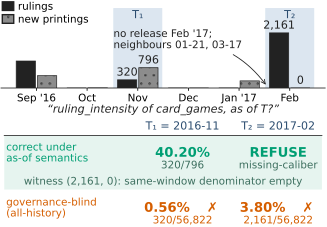

The script that saved this image:
"""Fig.1 -- the as-of semantics gap (PROBLEM figure, not an architecture figure).

Worked example, variant (3) of the figures-SOP: one real governed metric, one
real question, two as-of points, and the answers a governance-blind system
produces.  PILOT2 MIGRATION (2026-08-04): the instance is the public
card_games running example (ruling_intensity; CARD-Q2 / CARD-Q7), so every
number drawn here is recomputable from the released base.

REDRAW (2026-08-27, FIGURE_REDESIGN_SPEC v1 §2): simplified from three gridspec
rows to two panels; the 5.9 pt footer is DELETED (its content moved verbatim
into the caption); every type element is >= 7.5 pt; height 3.19 -> <= 2.70 in.
Panel (a) collapses the old two count-axes into ONE grouped-bar axis
(numerator = rulings, denominator = new printings) so the shared six-month
window is read in a single glance; panel (b) keeps the two-row answer grid
(correct under as-of semantics vs governance-blind all-history).

SELF-CONTAINED AND CROSS-ASSERTED: every number is queried live from the
pilot2 card_games warehouse and asserted against the frozen artifacts before
anything is drawn --
  - T1 = 2016-11: ruling_intensity 320/796 = 40.20%, asserted equal to the
    frozen gold of CARD-Q2 and to its ACCEPTed certificate's ANSWER decision;
  - T2 = 2017-02: numerator 2,161 rulings, same-window denominator 0 new
    printings -> bot_MC(ii); the certificate's own denominator-probe SQL is
    re-executed here and must return 0;
  - "6/8 evaluated LLM arms answered" is re-tallied from
    pilot2/pilot2_arms_summary.json per-question verdicts (CARD-Q7).
The script exits non-zero rather than draw a figure that disagrees with the
frozen evidence.  Values print as percentages, matching fig2_certchain.
"""

import json
import os

import duckdb
import matplotlib.pyplot as plt
from matplotlib.patches import Rectangle, Patch
import style as S

S.apply()
HERE = os.path.dirname(os.path.abspath(__file__))
ARTIFACT_ROOT = os.path.dirname(os.path.dirname(HERE))       # asof-gov-vldb-artifact/


def _resolve(rel):
    """Prefer the repo-local frozen copy (materialised by fetch_and_rebuild);
    fall back to the frozen-evidence tree when the warehouse is not committed."""
    local = os.path.join(ARTIFACT_ROOT, rel)
    if os.path.exists(local):
        return local
    evid = os.path.join("/Volumes/SSD 1/explore_opportunity_cc", rel)
    if os.path.exists(evid):
        return evid
    return local            # let the open() / connect() raise with the local path


WH = _resolve(os.path.join("pilot2", "domains", "card_games", "warehouse.duckdb"))
QS = _resolve(os.path.join("pilot2", "domains", "card_games", "questions.json"))
ARMS = _resolve(os.path.join("pilot2", "pilot2_arms_summary.json"))
CQ2 = _resolve(os.path.join("impl", "certs2", "CARD-Q2.json"))
CQ7 = _resolve(os.path.join("impl", "certs2", "CARD-Q7.json"))

MONTHS = ["2016-09", "2016-10", "2016-11", "2016-12", "2017-01", "2017-02"]
_MON = ["Sep", "Oct", "Nov", "Dec", "Jan", "Feb"]
# The axis silently crosses a year boundary and the whole figure is about
# WHICH instant a question binds to, so the first tick and every tick where
# the year turns carry the year.  Derived from MONTHS, never hand-typed.
SHORT = [f"{m} '{MONTHS[i][2:4]}" if i == 0 or MONTHS[i][:4] != MONTHS[i - 1][:4]
         else m for i, m in enumerate(_MON)]
T1, T2 = "2016-11", "2017-02"

con = duckdb.connect(WH, read_only=True)
num_by_m = dict(con.execute(
    "SELECT substr(CAST(date AS VARCHAR),1,7) m, COUNT(*) FROM rulings "
    f"WHERE substr(CAST(date AS VARCHAR),1,7) BETWEEN '{MONTHS[0]}' AND '{MONTHS[-1]}' "
    "GROUP BY m").fetchall())
den_by_m = dict(con.execute(
    "SELECT substr(CAST(s.releaseDate AS VARCHAR),1,7) m, COUNT(*) "
    "FROM cards c JOIN sets s ON c.setCode = s.code "
    f"WHERE substr(CAST(s.releaseDate AS VARCHAR),1,7) BETWEEN '{MONTHS[0]}' AND '{MONTHS[-1]}' "
    "GROUP BY m").fetchall())
ALLTIME_DEN = con.execute(
    "SELECT COUNT(*) FROM cards c JOIN sets s ON c.setCode = s.code").fetchone()[0]

num = [int(num_by_m.get(m, 0)) for m in MONTHS]
den = [int(den_by_m.get(m, 0)) for m in MONTHS]
i_t1, i_t2 = MONTHS.index(T1), MONTHS.index(T2)
t1_num, t1_den = num[i_t1], den[i_t1]
t2_num, t2_den = num[i_t2], den[i_t2]

# ---- cross-assertions against the frozen gold, certificates and arm cache ----
gold = {q["qid"]: q for q in json.load(open(QS))}
q2, q7 = gold["CARD-Q2"], gold["CARD-Q7"]
assert q2["metric"] == q7["metric"] == "card.ruling_intensity"
assert q7["expected_kind"] == "refusal" and q7["refusal_reason"] == "missing-caliber" \
    and q7["refusal_subtype"] == "mc_ii"
t1_rate = t1_num / t1_den
assert abs(t1_rate - q2["gold_value"]) < 1e-12, (t1_rate, q2["gold_value"])
assert t2_den == 0 and t2_num > 0, (t2_num, t2_den)

e7 = json.load(open(CQ7))
assert e7["refusal"] == "missing-caliber"
wit = e7["certificate"]["refusal"]["witness"]
assert wit["type"] == "empty-denominator-probe" and wit["observed"] == 0.0
assert float(con.execute(wit["probe_sql"]).fetchone()[0]) == 0.0
e2 = json.load(open(CQ2))
assert e2["certificate"]["disclosure"]["decision"] == "ANSWER"
con.close()

verdicts = json.load(open(ARMS))["per_question_verdicts"]["CARD-Q7"]
llm = [a for a in verdicts if a != "mechanism"]
assert len(llm) == 8 and verdicts["mechanism"] == "correct"
n_answered = sum(1 for a in llm if verdicts[a] == "answered_should_refuse")
assert n_answered == 6, n_answered            # the caption's "6 of 8" claim

naive_t1 = t1_num / ALLTIME_DEN
naive_t2 = t2_num / ALLTIME_DEN

# ------------------------------------------------------------------- drawing
SPAN = "#DCE6F0"
SPAN_INK = "#2B4C6F"
FLOOR = 7.5                                    # font floor, asserted in-script

fig = plt.figure(figsize=(S.COL_W, 2.70))
fig.set_constrained_layout(False)
gs = fig.add_gridspec(2, 1, height_ratios=[1.0, 1.35], hspace=0.30,
                      left=0.015, right=0.985, top=0.90, bottom=0.10)
ax_a = fig.add_subplot(gs[0])
ax_b = fig.add_subplot(gs[1])

# --------------------------------------------- (a) the governed facts, monthly
x = list(range(len(MONTHS)))
W = 0.38
for xi in (i_t1, i_t2):                        # the two as-of windows under test
    ax_a.axvspan(xi - 0.47, xi + 0.47, color=SPAN, zorder=0)
b_num = ax_a.bar([xi - 0.21 for xi in x], num, width=W, color=S.INK,
                 edgecolor=S.INK, linewidth=0.5, zorder=3)
b_den = ax_a.bar([xi + 0.21 for xi in x], den, width=W, color=S.GREY,
                 hatch="..", edgecolor=S.INK, linewidth=0.5, zorder=3)
YMAX = max(max(num), max(den))
ax_a.set_ylim(0, YMAX * 1.45)

# annotate ONLY the four decision-relevant bars; the rest show the axis is real
ANN = {(i_t1, "num"): t1_num, (i_t1, "den"): t1_den,
       (i_t2, "num"): t2_num, (i_t2, "den"): t2_den}
for (idx, leg), v in ANN.items():
    xpos = idx - 0.21 if leg == "num" else idx + 0.21
    ax_a.annotate(f"{v:,}", (xpos, v), ha="center", va="bottom",
                  fontsize=8.0, xytext=(0, 1.4), textcoords="offset points",
                  color=S.INK, zorder=6)

# Unicode subscripts (U+2081/2082) render at the text size, so no glyph drops
# below the 7.5 pt floor -- unlike mathtext $T_1$, whose subscript is 0.7x.
for xi, tag in ((i_t1, "T₁"), (i_t2, "T₂")):
    ax_a.text(xi, YMAX * 1.42, tag, ha="center", va="top",
              fontsize=8.0, color=SPAN_INK)

ax_a.set_xticks(x)
ax_a.set_xticklabels(SHORT, fontsize=FLOOR)
ax_a.set_xlim(-0.70, len(MONTHS) - 0.30)
ax_a.set_yticks([])
ax_a.spines["left"].set_visible(False)
ax_a.tick_params(axis="x", labelsize=FLOOR, length=2.0, pad=1.5)

# one-line in-axes legend (replaces the two 6.1 pt panel titles)
ax_a.legend([Patch(facecolor=S.INK, edgecolor=S.INK),
             Patch(facecolor=S.GREY, hatch="..", edgecolor=S.INK)],
            ["rulings", "new printings"],
            loc="upper left", bbox_to_anchor=(-0.012, 1.15), ncol=1,
            fontsize=FLOOR, frameon=False, handlelength=1.1, handleheight=0.9,
            labelspacing=0.20, borderpad=0.0, handletextpad=0.4)

# the one callout: Feb-2017 has no release (the T2 empty denominator).  Kept
# left of the tall Feb bar; arrow ends at the empty denominator slot's baseline.
ax_a.annotate("no release Feb '17;\nneighbours 01-21, 03-17",
              (4.56, YMAX * 0.02),
              xytext=(1.52, YMAX * 0.88), fontsize=FLOOR, color=S.INK,
              va="center", ha="left", linespacing=1.05, zorder=6,
              arrowprops=dict(arrowstyle="->", lw=0.6, color=S.INK,
                              connectionstyle="arc3,rad=-0.25"))

# ------------------------------ (b) same question, two as-of points, 2 systems
ax_b.set_xlim(0, 1)
ax_b.set_ylim(0, 1)
ax_b.axis("off")
XL, XA, XB = 0.010, 0.560, 0.855           # label col, T1 col, T2 col
HDR, R1, WIT, R2 = 0.905, 0.660, 0.395, 0.150

ax_b.text(0.5, 1.06, "“ruling_intensity of card_games, as of T?”",
          ha="center", va="center", fontsize=8.0, color=S.INK, style="italic")
ax_b.text(XA, HDR, f"T₁ = {T1}", ha="center", va="center",
          fontsize=8.0, color=SPAN_INK)
ax_b.text(XB, HDR, f"T₂ = {T2}", ha="center", va="center",
          fontsize=8.0, color=SPAN_INK)
ax_b.plot([XL, 0.990], [HDR - 0.085] * 2, lw=0.6, color=S.INK)

# row 1 -- the as-of correct answers (GREEN: the semantics this paper defines)
ax_b.add_patch(Rectangle((XL, WIT - 0.075), 0.990 - XL, R1 - WIT + 0.235,
                         facecolor="#E6F4EF", edgecolor="none", zorder=0))
ax_b.text(XL + 0.006, R1, "correct under\nas-of semantics", ha="left", va="center",
          fontsize=FLOOR, color=S.GREEN, linespacing=1.02)
ax_b.text(XA, R1, f"{100 * t1_rate:.2f}%", ha="center", va="center",
          fontsize=9.5, color=S.GREEN, fontweight="bold")
ax_b.text(XA, R1 - 0.115, f"{t1_num}/{t1_den}", ha="center", va="center",
          fontsize=FLOOR, color="#3C6E5E")
ax_b.text(XB, R1, "REFUSE", ha="center", va="center",
          fontsize=9.5, color=S.GREEN, fontweight="bold")
ax_b.text(XB, R1 - 0.115, "missing-caliber", ha="center", va="center",
          fontsize=FLOOR, color="#3C6E5E")
ax_b.text(0.5, WIT, f"witness ({t2_num:,}, {t2_den}): same-window denominator empty",
          ha="center", va="center", fontsize=FLOOR, color="#3C6E5E")

# row 2 -- what a governance-blind system returns (VERMILION: the failure mode)
ax_b.text(XL + 0.006, R2, "governance-blind\n(all-history)", ha="left", va="center",
          fontsize=FLOOR, color=S.VERMILION, linespacing=1.02)
for xc, r, frac in ((XA, naive_t1, f"{t1_num}/{ALLTIME_DEN:,}"),
                    (XB, naive_t2, f"{t2_num:,}/{ALLTIME_DEN:,}")):
    ax_b.text(xc - 0.048, R2, f"{100 * r:.2f}%", ha="center", va="center",
              fontsize=9.5, color=S.VERMILION, fontweight="bold")
    ax_b.text(xc + 0.092, R2, "✗", ha="center", va="center",
              fontsize=9.5, color=S.VERMILION)
    ax_b.text(xc, R2 - 0.115, frac, ha="center", va="center",
              fontsize=FLOOR, color=S.VERMILION)

out = os.path.join(HERE, "fig1_asof_gap.pdf")
fig.savefig(out, metadata={"CreationDate": None})   # byte-reproducible re-runs
print("wrote", out)
print(f"  T1 {t1_num}/{t1_den}={100 * t1_rate:.2f}%  |  "
      f"blind {t1_num}/{ALLTIME_DEN}={100 * naive_t1:.2f}%")
print(f"  T2 gold=missing-caliber ({t2_num},{t2_den})  |  "
      f"blind {t2_num}/{ALLTIME_DEN}={100 * naive_t2:.2f}%  |  "
      f"answered {n_answered}/{len(llm)}")

# ---- footprint + font-floor self-assertions (exit non-zero on violation) -----
try:
    from pypdf import PdfReader
except Exception:
    from PyPDF2 import PdfReader
mb = PdfReader(out).pages[0].mediabox
w_in, h_in = float(mb.width) / 72.0, float(mb.height) / 72.0
print(f"  box {w_in:.3f} x {h_in:.3f} in  (ceiling 3.35 x 2.70)")
assert w_in <= 3.35 + 0.02 and h_in <= 2.70 + 0.001, (w_in, h_in)
